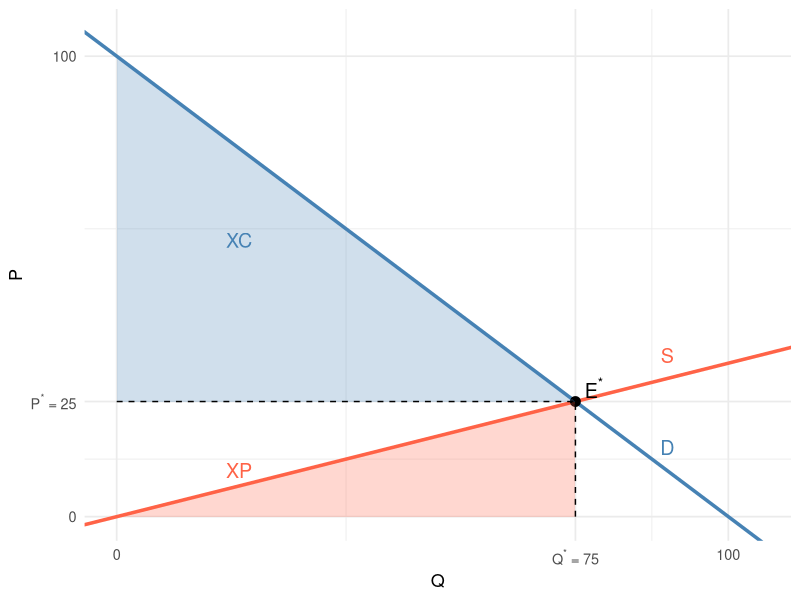
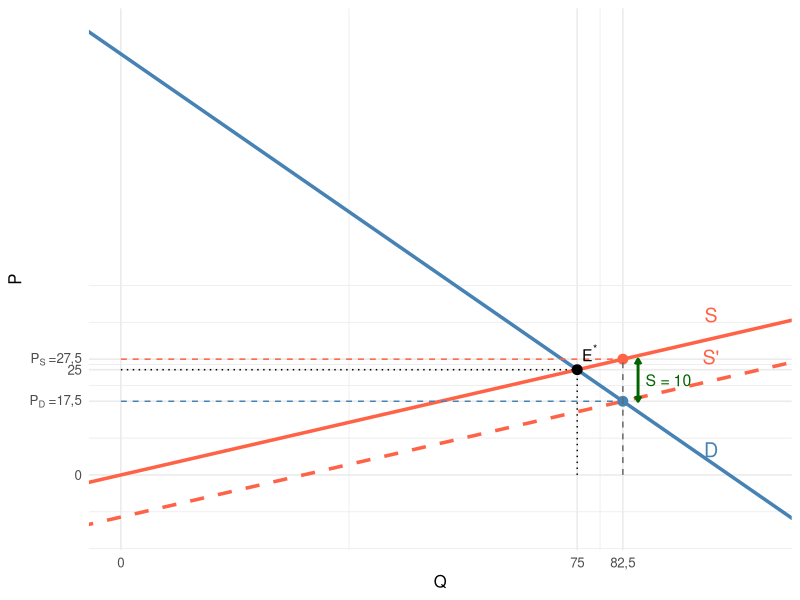
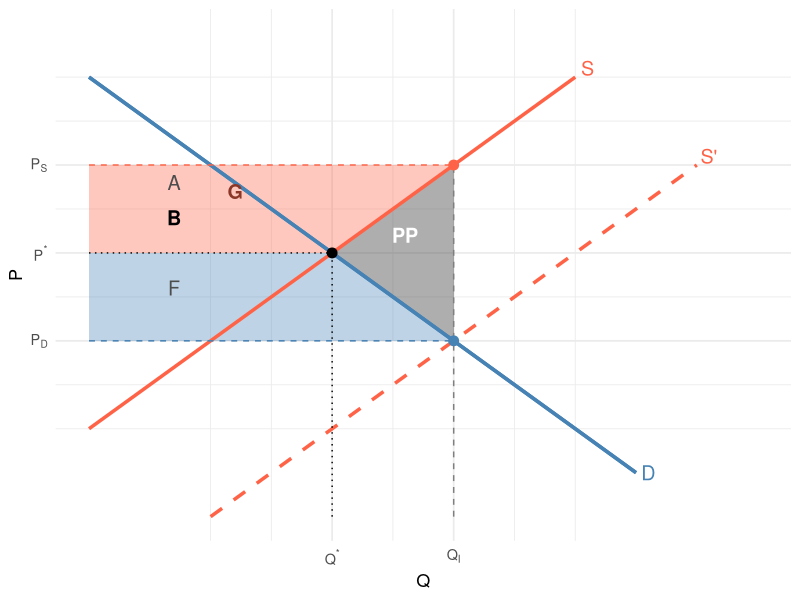

These figures' R source, in order:
## ---- chunk 1
library(ggplot2)
library(dplyr)
library(tidyr)
## ---- chunk 2
ggplot() +
  # Supply and demand
  geom_abline(slope = -1, intercept = 100, color = "steelblue", linewidth = 1.2) +
  geom_abline(slope = 1/3, intercept = 0, color = "tomato", linewidth = 1.2) +
  # Equilibrium point
  geom_point(aes(x = 75, y = 25), size = 3, color = "black") +
  # Shading XC
  geom_polygon(aes(x = c(0, 0, 75), y = c(25, 100, 25)),
               fill = "steelblue", alpha = 0.25) +
  # Shading XP
  geom_polygon(aes(x = c(0, 75, 75), y = c(0, 0, 25)),
               fill = "tomato", alpha = 0.25) +
  # Dashed lines
  geom_segment(aes(x = 75, y = 0, xend = 75, yend = 25), linetype = "dashed") +
  geom_segment(aes(x = 0, y = 25, xend = 75, yend = 25), linetype = "dashed") +
  # Labels
  annotate("text", x = 20, y = 60, label = "XC", size = 5, color = "steelblue") +
  annotate("text", x = 20, y = 10, label = "XP", size = 5, color = "tomato") +
  annotate("text", x = 90, y = 15, label = "D", size = 5, color = "steelblue") +
  annotate("text", x = 90, y = 35, label = "S", size = 5, color = "tomato") +
  annotate("text", x = 78, y = 28, label = expression(E^"*"), size = 5) +
  scale_x_continuous(limits = c(0, 105), breaks = c(0, 75, 100),
                     labels = c("0", expression(Q^"*"~"= 75"), "100")) +
  scale_y_continuous(limits = c(0, 105), breaks = c(0, 25, 100),
                     labels = c("0", expression(P^"*"~"= 25"), "100")) +
  labs(x = "Q", y = "P") +
  theme_minimal(base_size = 13)
## ---- chunk 3
ggplot() +
  # Original supply and demand
  geom_abline(slope = -1, intercept = 100, color = "steelblue", linewidth = 1.2) +
  geom_abline(slope = 1/3, intercept = 0, color = "tomato", linewidth = 1.2) +
  # Shifted supply S' (seen by consumer, price is PD = PS - 10, so QS=3(PD+10)=3PD+30)
  # Inverse: PD = QS/3 - 10, i.e., slope same, intercept shifts down by 10
  geom_abline(slope = 1/3, intercept = -10, color = "tomato", linetype = "dashed",
              linewidth = 1.2) +
  # Original equilibrium
  geom_point(aes(x = 75, y = 25), size = 3, color = "black") +
  geom_segment(aes(x = 75, y = 0, xend = 75, yend = 25), linetype = "dotted") +
  geom_segment(aes(x = 0, y = 25, xend = 75, yend = 25), linetype = "dotted") +
  # New equilibrium points
  geom_point(aes(x = 82.5, y = 17.5), size = 3, color = "steelblue") +
  geom_point(aes(x = 82.5, y = 27.5), size = 3, color = "tomato") +
  geom_segment(aes(x = 82.5, y = 0, xend = 82.5, yend = 27.5), linetype = "dashed",
               color = "gray40") +
  geom_segment(aes(x = 0, y = 17.5, xend = 82.5, yend = 17.5), linetype = "dashed",
               color = "steelblue") +
  geom_segment(aes(x = 0, y = 27.5, xend = 82.5, yend = 27.5), linetype = "dashed",
               color = "tomato") +
  # Arrow showing subsidy wedge
  annotate("segment", x = 85, y = 17.5, xend = 85, yend = 27.5,
           arrow = arrow(ends = "both", length = unit(0.15, "cm")),
           color = "darkgreen", linewidth = 1) +
  annotate("text", x = 90, y = 22.5, label = "S = 10", size = 4, color = "darkgreen") +
  # Labels
  annotate("text", x = 97, y = 6, label = "D", size = 5, color = "steelblue") +
  annotate("text", x = 97, y = 38, label = "S", size = 5, color = "tomato") +
  annotate("text", x = 97, y = 28, label = "S'", size = 5, color = "tomato") +
  annotate("text", x = 77, y = 29, label = expression(E^"*"), size = 4) +
  scale_x_continuous(limits = c(0, 105),
                     breaks = c(0, 75, 82.5),
                     labels = c("0", "75", "82,5")) +
  scale_y_continuous(limits = c(-12, 105),
                     breaks = c(0, 17.5, 25, 27.5),
                     labels = c("0", expression(P[D]~"=17,5"), "25",
                                expression(P[S]~"=27,5"))) +
  labs(x = "Q", y = "P") +
  theme_minimal(base_size = 12)
## ---- chunk 4
# Parameters: D: P=5-Q, S: P=1+Q (scaled for nice plot)
# Eq: P*=3, Q*=2; with S=2: PD=2, PS=4, QI=3
d_fn  <- function(q) 5 - q
sa_fn <- function(q) 1 + q      # original supply (inverse)
sb_fn <- function(q) -1 + q     # shifted supply (S' = S - subsidy, PD = PS-2)

Pstar <- 3; Qstar <- 2
PD_n <- 2; PS_n <- 4; QI_n <- 3

# Area labels
ggplot() +
  # Shading XC gain (B: between PD and P*, up to QI)
  geom_polygon(aes(x = c(0, 0, Qstar, QI_n),
                   y = c(PD_n, Pstar, Pstar, PD_n)),
               fill = "steelblue", alpha = 0.35) +
  # Shading XP gain (G: between P* and PS, up to QI)  
  geom_polygon(aes(x = c(0, 0, QI_n, Qstar),
                   y = c(Pstar, PS_n, PS_n, Pstar)),
               fill = "tomato", alpha = 0.35) +
  # Dead weight loss triangle (C+E combined)
  geom_polygon(aes(x = c(Qstar, QI_n, QI_n),
                   y = c(Pstar, PD_n, PS_n)),
               fill = "gray30", alpha = 0.45) +
  # Supply and demand curves
  stat_function(fun = d_fn, xlim = c(0, 4.5), color = "steelblue", linewidth = 1.2,
                aes(x = NA_real_)) +
  geom_segment(aes(x = 0, y = 5, xend = 4.5, yend = 0.5),
               color = "steelblue", linewidth = 1.2) +
  geom_segment(aes(x = 0, y = 1, xend = 4, yend = 5),
               color = "tomato", linewidth = 1.2) +
  geom_segment(aes(x = 1, y = 0, xend = 5, yend = 4),
               color = "tomato", linetype = "dashed", linewidth = 1.2) +
  # Equilibrium
  geom_point(aes(x = Qstar, y = Pstar), size = 3) +
  geom_segment(aes(x = Qstar, y = 0, xend = Qstar, yend = Pstar), linetype = "dotted") +
  geom_segment(aes(x = 0, y = Pstar, xend = Qstar, yend = Pstar), linetype = "dotted") +
  # New equilibrium
  geom_segment(aes(x = QI_n, y = 0, xend = QI_n, yend = PS_n), linetype = "dashed",
               color = "gray50") +
  geom_segment(aes(x = 0, y = PD_n, xend = QI_n, yend = PD_n), linetype = "dashed",
               color = "steelblue") +
  geom_segment(aes(x = 0, y = PS_n, xend = QI_n, yend = PS_n), linetype = "dashed",
               color = "tomato") +
  geom_point(aes(x = QI_n, y = PD_n), size = 3, color = "steelblue") +
  geom_point(aes(x = QI_n, y = PS_n), size = 3, color = "tomato") +
  # Area labels
  annotate("text", x = 0.7, y = 3.4, label = "B", size = 5, fontface = "bold") +
  annotate("text", x = 0.7, y = 3.8, label = "A", size = 5, color = "gray30") +
  annotate("text", x = 0.7, y = 2.6, label = "F", size = 5, color = "gray30") +
  annotate("text", x = 0.7, y = 3.65, label = "", size = 4) +
  annotate("text", x = 1.2, y = 3.7, label = "G", size = 5, fontface = "bold",
           color = "tomato4") +
  annotate("text", x = 2.6, y = 3.2, label = "PP", size = 5, fontface = "bold",
           color = "white") +
  # Curve labels
  annotate("text", x = 4.6, y = 0.5, label = "D", size = 5, color = "steelblue") +
  annotate("text", x = 4.1, y = 5.1, label = "S", size = 5, color = "tomato") +
  annotate("text", x = 5.1, y = 4.1, label = "S'", size = 5, color = "tomato") +
  scale_x_continuous(limits = c(0, 5.5), breaks = c(Qstar, QI_n),
                     labels = c(expression(Q^"*"), expression(Q[I]))) +
  scale_y_continuous(limits = c(0, 5.5), breaks = c(PD_n, Pstar, PS_n),
                     labels = c(expression(P[D]), expression(P^"*"), expression(P[S]))) +
  labs(x = "Q", y = "P") +
  theme_minimal(base_size = 13)
